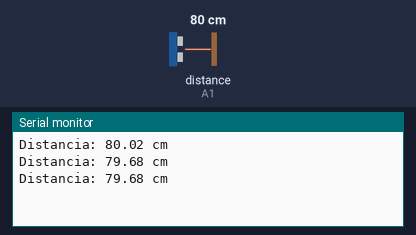
This sketch was run on a simulated Arduino Uno, built with avr-gcc and run on an emulated ATmega328P. Parts: the last lines printed to the serial monitor. Wiring (inferred from the names in the program): ultrasonic range finder: trigger A0; echo A1. The test bench sets the inputs (shaded band); at power-on: distance to the obstacle (sensor on A1) 80 cm. The echo pulse lasts 58.3 µs per cm.

Above: at 1.3 s.
1.4 s: distance to the obstacle (sensor on A1) set to 2 cm
At 1.9 s:
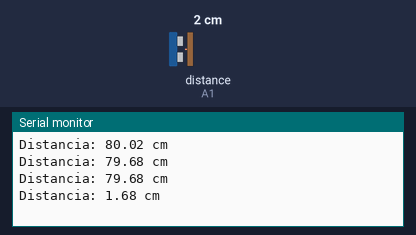
2.9 s: distance to the obstacle (sensor on A1) set to 4 cm
At 3.4 s:
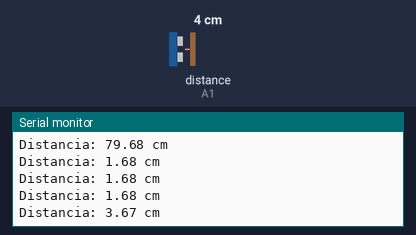
Timing chart, 0 to 5.9 s (numbered marks = the images above; inputs shaded):
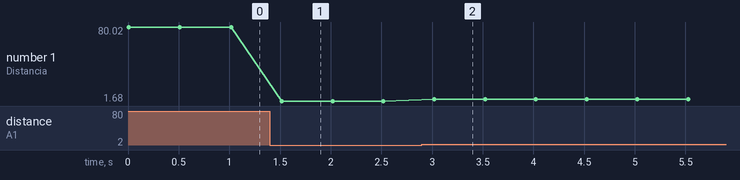

The sketch:

HC-SR04.ino
```cpp
//Proyecto Diseñado por: Carlos Duran

long tiempo;
int trig = A0; //Trigger
int echo = A1; //Echo
float distancia; // variable con punto decimal

void setup() {
  pinMode(trig, OUTPUT); //Declaramos pin 7 como salida
  pinMode(echo, INPUT); //Declaramos pin 8 como salida
  Serial.begin(9600); // Inicializamos el monitor
}

void loop() {
  digitalWrite(trig, HIGH); // Envio de pulso ultrasonico
  delayMicroseconds(10); // Tiempo de reproduccion
  digitalWrite(trig, LOW); // Silenciar pulso ultrasonico

  tiempo =(pulseIn(echo,HIGH)/2);// Recibir el pulso de repuesta
  // se divide ntre 2 porque el pulso va y viene

  //Ecuacion de fisica v = d/t
  // Despejamos:L d= v*t
  // sabemos que la velocidad del sonido viaja a 343 m/s
  // El tiempo sera calculado por el tiempo que tarda en ir y regresar el pulso

   distancia = float (tiempo*0.0343); //Tiempo en millonesima de segundo

  Serial.print("Distancia: ");
  Serial.print(distancia);
  Serial.println(" cm");
  delay(500); //Cada 0.5 segundos
}
```

Measured:
- after the input at 1.4 s, the serial monitor: prints a new line after 0.12 s (image 1)
- after the input at 2.9 s, the serial monitor: prints a new line after 0.12 s (image 2)
- plotted number 1: 79.68 → 1.68 after the input at 1.4 s, 1.68 → 3.67 after the input at 2.9 s
